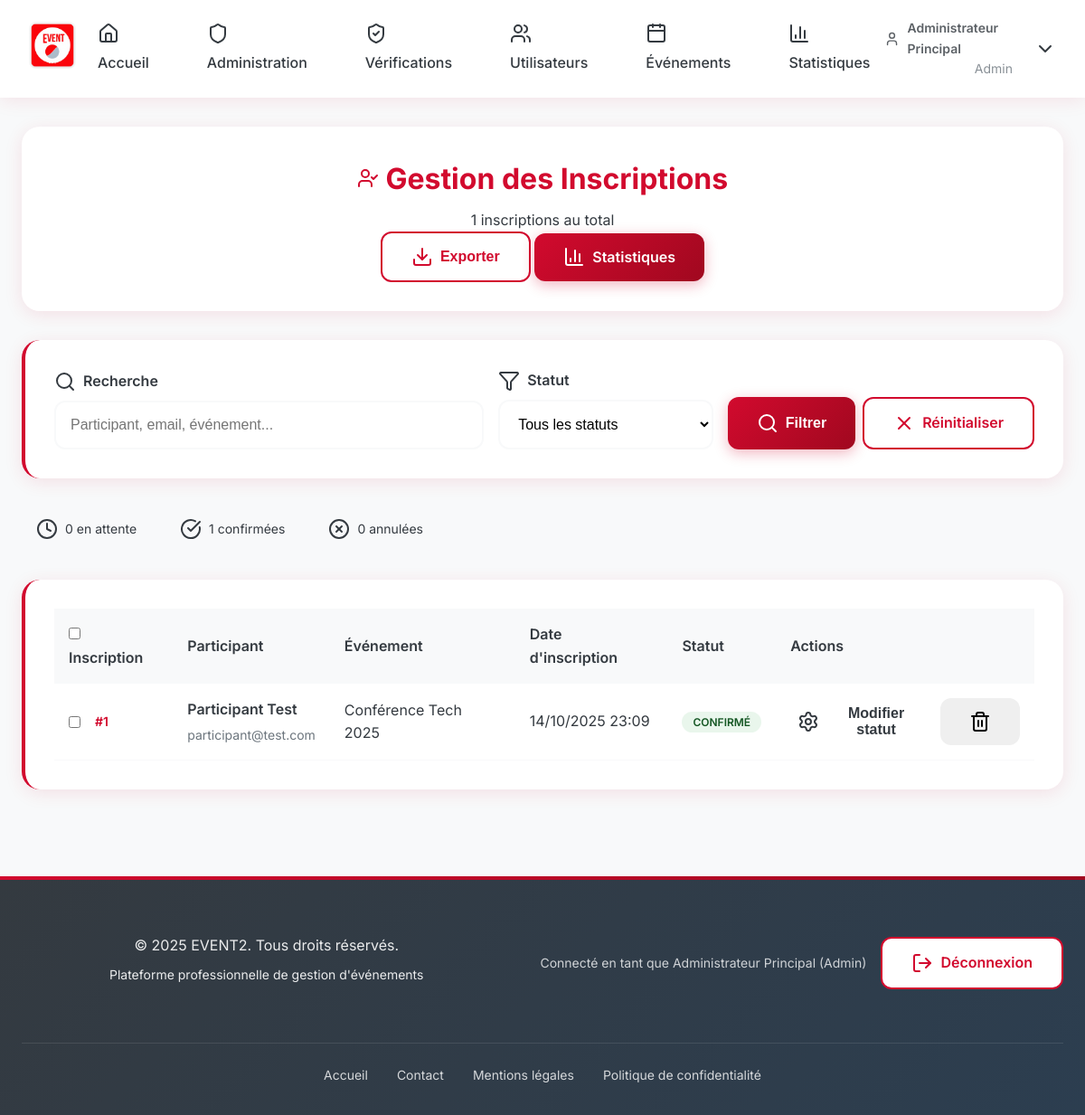
Page /admin/inscriptions.php (signed in) on the committed database.
### tables this page shows
CREATE TABLE inscriptions (
    id INT PRIMARY KEY AUTO_INCREMENT,
    evenement_id INT NOT NULL,
    utilisateur_id INT NOT NULL,
    statut ENUM('en_attente', 'confirme', 'annule') DEFAULT 'en_attente',
    date_inscription DATETIME DEFAULT CURRENT_TIMESTAMP
);

CREATE TABLE utilisateurs (
    id INT PRIMARY KEY AUTO_INCREMENT,
    nom_complet VARCHAR(255) NOT NULL,
    email VARCHAR(255) NOT NULL,
    mot_de_passe_hash VARCHAR(255) NOT NULL,
    role ENUM('admin', 'organisateur', 'participant') DEFAULT 'participant',
    email_verifie BOOLEAN DEFAULT FALSE,
    date_creation DATETIME DEFAULT CURRENT_TIMESTAMP,
    statut_verification ENUM('en_attente', 'verifie', 'rejete') DEFAULT 'en_attente',
    date_demande_verification DATETIME NULL,
    date_verification DATETIME NULL,
    verifie_par_admin_id INT NULL,
    gmail_app_password VARCHAR(255) NULL
);

CREATE TABLE evenements (
    id INT PRIMARY KEY AUTO_INCREMENT,
    titre VARCHAR(255) NOT NULL,
    description TEXT,
    date_debut DATETIME NOT NULL,
    date_fin DATETIME,
    lieu VARCHAR(255),
    places_max INT,
    prix DECIMAL(10,2) DEFAULT 0.00,
    organisateur_id INT NOT NULL,
    statut ENUM('brouillon', 'en_attente', 'publie', 'actif', 'termine', 'annule') DEFAULT 'brouillon',
    date_creation DATETIME DEFAULT CURRENT_TIMESTAMP,
    organisateur_exclusif BOOLEAN DEFAULT TRUE
);

### admin/inscriptions.php (the view, shortened to what this page needs)
<?php
$db = Database::getInstance();
$search = $_GET['search'] ?? '';
$page = max(1, (int)($_GET['page'] ?? 1));
$per_page = 15;
$offset = ($page - 1) * $per_page;
$where_conditions = ["1=1"];
$params = [];
$count_sql = "
    SELECT COUNT(*)
    FROM inscriptions i
    JOIN utilisateurs u ON i.utilisateur_id = u.id
    JOIN evenements e ON i.evenement_id = e.id
    WHERE " . implode(" AND ", $where_conditions);
$count_stmt = $db->prepare($count_sql);
$count_stmt->execute($params);
$total_inscriptions = $count_stmt->fetchColumn();
$sql = "
    SELECT i.*, u.nom_complet, u.email, e.titre as evenement_titre
    FROM inscriptions i
    JOIN utilisateurs u ON i.utilisateur_id = u.id
    JOIN evenements e ON i.evenement_id = e.id
    WHERE " . implode(" AND ", $where_conditions) . "
    ORDER BY i.date_inscription DESC
    LIMIT $per_page OFFSET $offset
";
$stmt = $db->prepare($sql);
$stmt->execute($params);
$inscriptions = $stmt->fetchAll();
$total_en_attente = $db->query("SELECT COUNT(*) FROM inscriptions WHERE statut = 'en_attente'")->fetchColumn();
$total_confirme = $db->query("SELECT COUNT(*) FROM inscriptions WHERE statut = 'confirme'")->fetchColumn();
$total_annule = $db->query("SELECT COUNT(*) FROM inscriptions WHERE statut = 'annule'")->fetchColumn();
include '../includes/header.php';
?>
<main class="dashboard fade-in">
    <div class="container">
        <div class="dashboard-header">
            <div class="dashboard-header-content">
                <h1>
                    <i data-lucide="user-check"></i>
                    Gestion des Inscriptions
                </h1>
                <p class="dashboard-subtitle">
                    <?php echo number_format($total_inscriptions); ?> inscriptions au total
                </p>
            </div>
            <div class="dashboard-actions">
                <button onclick="exportInscriptions()" class="btn btn-secondary">
                    <i data-lucide="download"></i>
                    Exporter
                </button>
                <a href="stats.php" class="btn btn-primary">
                    <i data-lucide="bar-chart-3"></i>
                    Statistiques
                </a>
            </div>
        </div>
        <div class="filters-section card">
            <form method="GET" class="filters-form">
                <div class="filters-grid">
                    <div class="filter-group">
                        <label for="search">
                            <i data-lucide="search"></i>
                            Recherche
                        </label>
                        <input type="text" id="search" name="search" class="form-control"
                               value="<?php echo htmlspecialchars($search); ?>"
                               placeholder="Participant, email, événement...">
                    </div>
                    <div class="filter-group">
                        <label for="status">
                            <i data-lucide="filter"></i>
                            Statut
                        </label>
                        <select id="status" name="status" class="form-control">
                            <option value="">Tous les statuts</option>
                        </select>
                    </div>
                    <div class="filter-actions">
                        <button type="submit" class="btn btn-primary">
                            <i data-lucide="search"></i>
                            Filtrer
                        </button>
                        <a href="<?php echo $_SERVER['PHP_SELF']; ?>" class="btn btn-secondary">
                            <i data-lucide="x"></i>
                            Réinitialiser
                        </a>
                    </div>
                </div>
            </form>
        </div>
        <div class="stats-summary">
            <div class="stat-badge">
                <i data-lucide="clock"></i>
                <span><?php echo $total_en_attente; ?> en attente</span>
            </div>
            <div class="stat-badge">
                <i data-lucide="check-circle"></i>
                <span><?php echo $total_confirme; ?> confirmées</span>
            </div>
            <div class="stat-badge">
                <i data-lucide="x-circle"></i>
                <span><?php echo $total_annule; ?> annulées</span>
            </div>
        </div>
        <div class="inscriptions-table-section card">
            <div class="table-container">
                <table class="inscriptions-table">
                    <thead>
                        <tr>
                            <th>
                                <input type="checkbox" id="select-all">
                                Inscription
                            </th>
                            <th>Participant</th>
                            <th>Événement</th>
                            <th>Date d'inscription</th>
                            <th>Statut</th>
                            <th>Actions</th>
                        </tr>
                    </thead>
                    <tbody>
                        <?php if (empty($inscriptions)): ?>
                            <tr>
                                <td colspan="6" class="empty-state">
                                    <i data-lucide="user-check"></i>
                                    <p>Aucune inscription trouvée</p>
                                </td>
                            </tr>
                        <?php else: ?>
                            <?php foreach ($inscriptions as $inscription): ?>
                                <tr class="inscription-row" data-inscription-id="<?php echo $inscription['id']; ?>">
                                    <td>
                                        <div class="inscription-info">
                                            <input type="checkbox" class="inscription-checkbox" value="<?php echo $inscription['id']; ?>">
                                            <div class="inscription-details">
                                                <div class="inscription-id">
                                                    #<?php echo $inscription['id']; ?>
                                                </div>
                                            </div>
                                        </div>
                                    </td>
                                    <td>
                                        <div class="participant-info">
                                            <div class="participant-name">
                                                <?php echo htmlspecialchars($inscription['nom_complet']); ?>
                                            </div>
                                            <div class="participant-email">
                                                <?php echo htmlspecialchars($inscription['email']); ?>
                                            </div>
                                        </div>
                                    </td>
                                    <td>
                                        <div class="event-info">
                                            <?php echo htmlspecialchars($inscription['evenement_titre']); ?>
                                        </div>
                                    </td>
                                    <td>
                                        <?php echo date('d/m/Y H:i', strtotime($inscription['date_inscription'])); ?>
                                    </td>
                                    <td>
                                        <span class="status-badge <?php echo getStatusClass($inscription['statut']); ?>">
                                            <?php echo getStatusLabel($inscription['statut']); ?>
                                        </span>
                                    </td>
                                    <td>
                                        <div class="action-buttons">
                                            <div class="dropdown">
                                                <button onclick="toggleDropdown(<?php echo $inscription['id']; ?>)" class="btn btn-sm btn-secondary dropdown-toggle">
                                                    <i data-lucide="settings"></i>
                                                    Modifier statut
                                                </button>
                                            </div>
                                            <form method="post" style="display: inline;" onsubmit="return confirm('Êtes-vous sûr de vouloir supprimer cette inscription ?')">
                                                <button type="submit" class="btn btn-sm btn-danger" data-tooltip="Supprimer">
                                                    <i data-lucide="trash-2"></i>
                                                </button>
                                            </form>
                                        </div>
                                    </td>
                                </tr>
                            <?php endforeach; ?>
                        <?php endif; ?>
                    </tbody>
                </table>
            </div>
        </div>
    </div>
</main>
<?php include '../includes/footer.php'; ?>
<?php
function getStatusClass($status) {
    $classes = [
        'en_attente' => 'status-en_attente',
        'confirme' => 'status-confirme',
        'annule' => 'status-annule'
    ];
    return $classes[$status] ?? 'status-en_attente';
}
function getStatusLabel($status) {
    $labels = [
        'en_attente' => 'En attente',
        'confirme' => 'Confirmé',
        'annule' => 'Annulé'
    ];
    return $labels[$status] ?? $status;
}
?>

### assets/css/style.css (style rules this page uses)
:root { --cerise-primary: #D20A2E; --cerise-dark: #A0081F; --cerise-light: #E63954; --white: #FFFFFF; --grey-light: #F8F9FA; --grey-medium: #6C757D; --grey-dark: #343A40; --shadow: rgba(210, 10, 46, 0.1); --gradient: linear-gradient(135deg, var(--cerise-primary) 0%, var(--cerise-dark) 100%); }
* { margin: 0; padding: 0; box-sizing: border-box; }
body { font-family: 'Inter', 'Segoe UI', Tahoma, Geneva, Verdana, sans-serif; line-height: 1.6; color: var(--grey-dark); background: var(--grey-light); font-size: 16px; }
.container { max-width: 1200px; margin: 0 auto; padding: 0 1.5rem; }
.btn { display: inline-flex; align-items: center; gap: 0.5rem; padding: 0.875rem 2rem; font-weight: 600; text-decoration: none; border-radius: 12px; transition: all 0.3s ease; cursor: pointer; border: none; font-size: 1rem; position: relative; overflow: hidden; }
.btn-primary { background: var(--gradient); color: var(--white); box-shadow: 0 4px 15px rgba(210, 10, 46, 0.3); }
.btn-secondary { background: var(--white); color: var(--cerise-primary); border: 2px solid var(--cerise-primary); }
.form-control { width: 100%; padding: 1rem; border: 2px solid var(--grey-light); border-radius: 12px; font-size: 1rem; transition: all 0.3s ease; background: var(--white); }
.dashboard { padding: 2rem 0; }
.dashboard-header { background: var(--white); padding: 2rem; border-radius: 20px; margin-bottom: 2rem; box-shadow: 0 4px 20px var(--shadow); }
.card { background: var(--white); padding: 2rem; border-radius: 20px; box-shadow: 0 4px 20px var(--shadow); transition: transform 0.3s ease; border-left: 4px solid var(--cerise-primary); }
.fade-in { animation: fadeIn 0.5s ease-in; }
.card { position: relative; overflow: hidden; }
.card::before { content: ''; position: absolute; top: 0; left: -100%; width: 100%; height: 100%; background: linear-gradient(90deg, transparent, rgba(210, 10, 46, 0.05), transparent); transition: left 0.5s ease; }
.btn { position: relative; overflow: hidden; }
.btn::before { content: ''; position: absolute; top: 50%; left: 50%; width: 0; height: 0; background: rgba(255,255,255,0.2); border-radius: 50%; transform: translate(-50%, -50%); transition: width 0.3s ease, height 0.3s ease; }
.fade-in { opacity: 0; transform: translateY(30px); animation: fadeInUp 0.8s ease forwards; }
.fade-in { opacity: 0; animation: fadeInUp 1s forwards; }
.dashboard-header { margin-bottom: 2rem; text-align: center; }
.dashboard-header h1 { color: var(--cerise-primary); margin-bottom: 0.5rem; }
.status-badge { padding: 0.25rem 0.75rem; border-radius: 20px; font-size: 0.8rem; font-weight: bold; }

### includes/header.php (style rules this page uses)
.dropdown { position: relative; }
.dropdown-toggle { background: none; border: none; padding: 0.5rem; cursor: pointer; color: var(--grey-dark); }

### admin/inscriptions.php (style rules this page uses)
.filters-section { margin-bottom: 2rem; }
.filters-grid { display: grid; grid-template-columns: 2fr 1fr auto; gap: 1rem; align-items: end; }
.filter-group { display: flex; flex-direction: column; gap: 0.5rem; }
.filter-group label { display: flex; align-items: center; gap: 0.5rem; font-weight: 600; color: var(--grey-dark); }
.filter-actions { display: flex; gap: 0.5rem; }
.stats-summary { display: flex; gap: 1rem; margin-bottom: 2rem; }
.stat-badge { display: flex; align-items: center; gap: 0.5rem; background: var(--grey-light); padding: 0.75rem 1rem; border-radius: 12px; font-size: 0.875rem; color: var(--grey-dark); }
.inscriptions-table-section { overflow: hidden; }
.table-container { overflow-x: auto; }
.inscriptions-table { width: 100%; border-collapse: collapse; }
.inscriptions-table th { background: var(--grey-light); padding: 1rem; text-align: left; font-weight: 600; color: var(--grey-dark); position: sticky; top: 0; }
.inscriptions-table td { padding: 1rem; border-bottom: 1px solid var(--grey-light); }
.inscription-info { display: flex; align-items: center; gap: 1rem; }
.inscription-details { flex: 1; }
.inscription-id { font-weight: 600; color: var(--cerise-primary); font-size: 0.875rem; }
.participant-name { font-weight: 600; color: var(--grey-dark); margin-bottom: 0.25rem; }
.participant-email { font-size: 0.875rem; color: var(--grey-medium); }
.status-badge { padding: 0.25rem 0.75rem; border-radius: 20px; font-size: 0.75rem; font-weight: 600; text-transform: uppercase; }
.status-confirme { background: rgba(40, 167, 69, 0.1); color: #155724; }
.action-buttons { display: flex; gap: 0.5rem; align-items: center; }
.dropdown { position: relative; }
.dropdown-toggle { display: flex; align-items: center; gap: 0.5rem; }

### rows in the picture
inscriptions: id "1", utilisateur.nom_complet "Participant Test", utilisateur.email "participant@test.com", evenement.titre "Conférence Tech 2025", date_inscription "14/10/2025 23:09", statut "CONFIRMÉ"

### other values in the picture
$_SESSION['user_name'] "Administrateur Principal"
$_SESSION['user_role'] "Admin"
$total_inscriptions "1"
$total_en_attente "0"
$total_confirme "1"
$total_annule "0"
